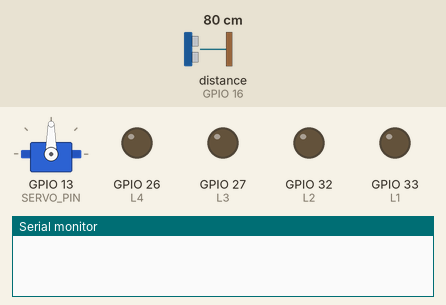
Recording of a sketch running on a simulated ESP32. Shown: servo, output pins drawn as LEDs (lit = HIGH), the last lines printed to the serial monitor. Wiring (inferred from the names in the program): ultrasonic range finder: trigger GPIO 17; echo GPIO 16. The test bench sets the inputs (shaded band); at power-on: distance to the obstacle (sensor on GPIO 16) 80 cm. The echo pulse lasts 58.3 µs per cm; pins used as bus, display or sensor lines are not drawn.

Above: at 0.0 s.
At 0.7 s:
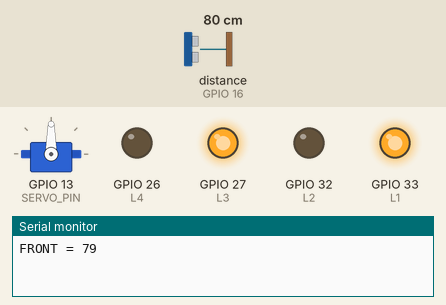
Timing chart, 0 to 2.2 s (numbered marks = the images above):
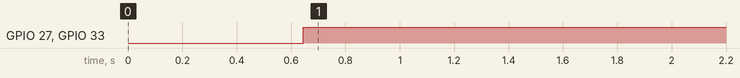

Measured:
- by itself, GPIO 27 (L3), GPIO 33 (L1): LOW → HIGH at 0.65 s

The sketch:

test_5.ino
```cpp
#include <ESP32Servo.h>

const int L1 = 33;
const int L2 = 32;
const int L3 = 27;
const int L4 = 26;

const int R1 = 22;
const int R2 = 18;
const int R3 = 19;
const int R4 = 21;

const int TRIG = 17;
const int ECHO = 16;
const int SERVO_PIN = 13;

Servo scanServo;

int SERVO_FRONT = 90;
int FRONT_STOP_DIST = 25;

long getDistanceRaw()
{
  digitalWrite(TRIG, LOW);
  delayMicroseconds(2);

  digitalWrite(TRIG, HIGH);
  delayMicroseconds(10);
  digitalWrite(TRIG, LOW);

  long duration = pulseIn(ECHO, HIGH, 30000);
  if (duration == 0) return 0;

  return duration * 0.034 / 2;
}

int getStableDistance()
{
  long d1 = getDistanceRaw();
  delay(15);
  long d2 = getDistanceRaw();
  delay(15);
  long d3 = getDistanceRaw();

  if (d1 == 0) d1 = 200;
  if (d2 == 0) d2 = 200;
  if (d3 == 0) d3 = 200;

  return (d1 + d2 + d3) / 3;
}

void forward()
{
  digitalWrite(L1, HIGH); digitalWrite(L2, LOW);
  digitalWrite(L3, HIGH); digitalWrite(L4, LOW);

  digitalWrite(R1, HIGH); digitalWrite(R2, LOW);
  digitalWrite(R3, HIGH); digitalWrite(R4, LOW);
}

void Stop()
{
  digitalWrite(L1, LOW); digitalWrite(L2, LOW);
  digitalWrite(L3, LOW); digitalWrite(L4, LOW);

  digitalWrite(R1, LOW); digitalWrite(R2, LOW);
  digitalWrite(R3, LOW); digitalWrite(R4, LOW);
}

void setup()
{
  Serial.begin(115200);

  pinMode(L1, OUTPUT); pinMode(L2, OUTPUT);
  pinMode(L3, OUTPUT); pinMode(L4, OUTPUT);
  pinMode(R1, OUTPUT); pinMode(R2, OUTPUT);
  pinMode(R3, OUTPUT); pinMode(R4, OUTPUT);

  pinMode(TRIG, OUTPUT);
  pinMode(ECHO, INPUT);

  scanServo.attach(SERVO_PIN);
  scanServo.write(SERVO_FRONT);
  delay(600);
}

void loop()
{
  int d = getStableDistance();
  Serial.print("FRONT = ");
  Serial.println(d);

  if (d > FRONT_STOP_DIST) {
    forward();
  } else {
    Stop();
  }

  delay(50);
}
```
